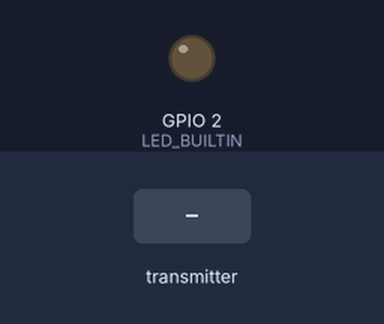
The program below on a simulated ESP32. Shown: output pins drawn as LEDs (lit = HIGH). Dashed ring = blinking. Inputs (shaded band) come from the test bench. What the program prints to the serial monitor is not drawn.

Above: at 1.2 s.
1.3 s: the transmitter starts sending SolarVoltage = 0
At 1.57 s:
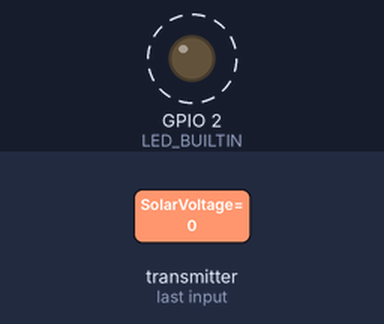
Timing chart, 0 to 10.3 s (numbered marks = the images above; inputs shaded):
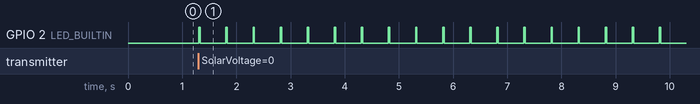

Measured:
- after the input at 1.3 s, GPIO 2 (LED_BUILTIN): alternates HIGH for 0.03 s and LOW for 0.47 s, starting at once

The program:

main.cpp
```cpp
#include <Arduino.h>

// Receiver and Sender ESP-D
#include <esp_now.h>
#include <esp_wifi.h>
#include <WiFi.h>

uint8_t LVGL_broadcastAddress[] = {0x30, 0xc9, 0x22, 0x32, 0xb6, 0x14}; // MAC Address of LVGL
// constexpr char WIFI_SSID[] = "realme 3 Pro";

typedef struct SensorsData
{
  float SolarVoltage;
  float SolarCurrent;

  float WindVoltage;
  float WindCurrent;
  float WindSpeed_MS;
  int WindDirection;

  float BatteryVoltage;
  float BatteryPercentage;

  float brgyVoltage;
  float brgyCurrent;
  float brgyPower;
  float brgyEnergy;
  float brgyPowerFactor;

  float healthVoltage;
  float healthCurrent;
  float healthPower;
  float heatlhEnergy;
  float healthPowerFactor;

  float daycareVoltage;
  float daycareCurrent;
  float daycarePower;
  float daycareEnergy;
  float daycarePowerFactor;

  String time;
  String date;
  int hour;
  // Add more fields if needed
} SensorsData;
SensorsData sensorsData;

void blinkLED(int);
ulong previousMillis = 0, previousMillis1 = 0, prevMillis = 0;
const int LED_PIN = LED_BUILTIN;
bool dataReceived = false;

void OnDataRecv(const uint8_t *mac, const uint8_t *incomingData, int len)
{
  memcpy(&sensorsData, incomingData, sizeof(sensorsData));
  Serial.print("Bytes received: ");
  Serial.println(len);
  Serial.printf("%0.2f,%0.2f,%0.2f,%0.2f,%0.2f,%d,%0.2f,%0.2f,%0.2f,%0.2f,%0.2f,%0.2f,%0.2f,%0.2f,%0.2f,%0.2f,%0.2f,%0.2f,%0.2f,%0.2f,%0.2f,%0.2f,%0.2f,%s,%s,%d\n",
                sensorsData.SolarVoltage,
                sensorsData.SolarCurrent,
                sensorsData.WindVoltage,
                sensorsData.WindCurrent,
                sensorsData.WindSpeed_MS,
                sensorsData.WindDirection,
                sensorsData.BatteryVoltage,
                sensorsData.BatteryPercentage,
                sensorsData.brgyVoltage,
                sensorsData.brgyCurrent,
                sensorsData.brgyPower,
                sensorsData.brgyEnergy,
                sensorsData.brgyPowerFactor,
                sensorsData.healthVoltage,
                sensorsData.healthCurrent,
                sensorsData.healthPower,
                sensorsData.heatlhEnergy,
                sensorsData.healthPowerFactor,
                sensorsData.daycareVoltage,
                sensorsData.daycareCurrent,
                sensorsData.daycarePower,
                sensorsData.daycareEnergy,
                sensorsData.daycarePowerFactor,
                sensorsData.time,
                sensorsData.date,
                sensorsData.hour);
  dataReceived = true;
}

// int32_t getWiFiChannel(const char *ssid)
// {
//   if (int32_t n = WiFi.scanNetworks())
//   {
//     for (uint8_t i = 0; i < n; i++)
//     {
//       if (!strcmp(ssid, WiFi.SSID(i).c_str()))
//       {
//         return WiFi.channel(i);
//       }
//     }
//   }
//   return 0;
// }

esp_now_peer_info_t peerInfo_LVGL;
void setup()
{
  Serial.begin(115200);
  pinMode(LED_BUILTIN, OUTPUT);

  WiFi.mode(WIFI_STA);

  // int32_t channel = getWiFiChannel(WIFI_SSID);
  // esp_wifi_set_channel(channel, WIFI_SECOND_CHAN_NONE);

  if (esp_now_init() != ESP_OK)
  {
    Serial.println("Error initializing ESP-NOW");
    return;
  }

  // Add peer: LVGL
  memcpy(peerInfo_LVGL.peer_addr, LVGL_broadcastAddress, 6);
  peerInfo_LVGL.channel = 0;
  peerInfo_LVGL.encrypt = false;
  if (esp_now_add_peer(&peerInfo_LVGL) != ESP_OK)
  {
    Serial.println("Failed to add LVGL");
    return;
  }

  esp_now_register_recv_cb(OnDataRecv);
}

void loop()
{
  if (dataReceived && (millis() - prevMillis >= 100))
  {
    blinkLED(25);
    dataReceived = false;
  }

  if (millis() - previousMillis >= 1000)
  {
    previousMillis = millis();

    // Send data to LVGL
    esp_err_t result = esp_now_send(LVGL_broadcastAddress, (uint8_t *)&sensorsData, sizeof(sensorsData));
    if (result == ESP_OK)
    {
      Serial.println("Sent to LVGL successfully");
    }
  }
}

void blinkLED(int interval)
{
  digitalWrite(LED_BUILTIN, HIGH);
  delay(interval);
  digitalWrite(LED_BUILTIN, LOW);
}
```
